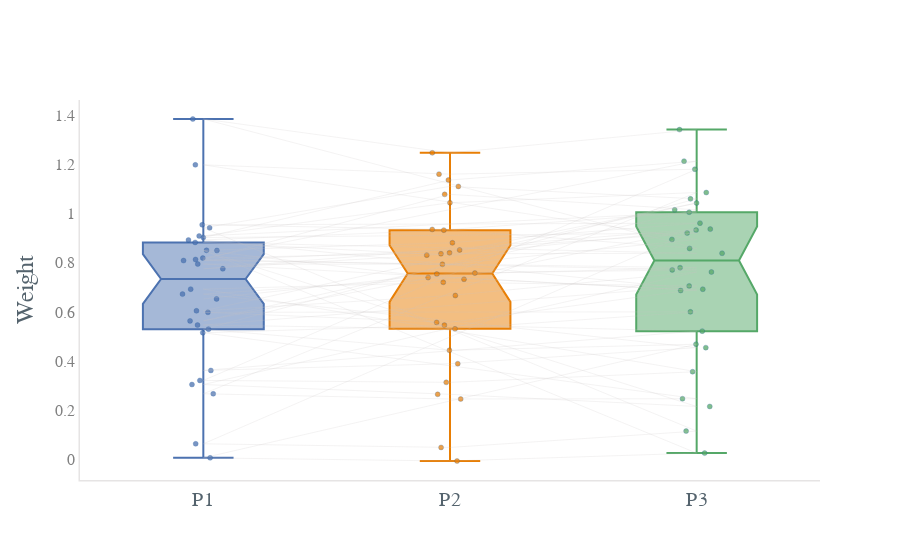

Source (notebook cell):
### Code cell
# previous plot with plotly (weight)

fig = go.Figure()
#fig = go.Figure([go.Scatter(x=df['Date'], y=df['AAPL.High'])])
dat = log_reg_nrep

fig.add_trace(
    go.Scatter( #lineplot for different category
    y=dat['weight'],
    x=dat['nrep'],
    line=dict(
        color='#C6C2C2',
        width=0.2)))

dat = log_reg_nrep.loc[log_reg_nrep.nrep ==0,:]
fig.add_trace(go.Box( #boxplot for the condition were one stimuli is followed by another from the same category
    y=dat['weight'],
    x=dat['nrep'],
    boxpoints='all',
    marker_color = 'rgba(0.2980392156862745, 0.4470588235294118, 0.6901960784313725, 1)',
    jitter=0.5, # add some jitter for a better separation between points
    pointpos=0,
        marker=dict(
        color='#2A88D4',
        size=5,
        opacity=0.75,
        line=dict(color='#0A4893', width=.3)
    ),
    #boxmean='sd',
    notched=True, notchwidth=0.15,
    ))

dat = log_reg_nrep.loc[log_reg_nrep.nrep ==1,:]
fig.add_trace(go.Box( #boxplot for the condition were one stimuli is followed by another from the same category
    y=dat['weight'],
    x=dat['nrep'],
    boxpoints='all',
    marker_color = 'rgba(232, 126, 4, 1)', 
    jitter=0.5, # add some jitter for a better separation between points
    pointpos=0,
        marker=dict(
        color='#2A88D4',
        size=5,
        opacity=0.75,
        line=dict(color='#0A4893', width=.3)
    ),
    #boxmean='sd',
    notched=True, notchwidth=0.15,
    ))

dat = log_reg_nrep.loc[log_reg_nrep.nrep ==2,:]
fig.add_trace(go.Box( #boxplot for the condition were one stimuli is followed by another from the same category
    y=dat['weight'],
    x=dat['nrep'],
    boxpoints='all',
    marker_color = 'rgba(0.3333333333333333, 0.6588235294117647, 0.40784313725490196, 1)',
    jitter=0.5, # add some jitter for a better separation between points
    pointpos=0,
        marker=dict(
        color='#2A88D4',
        size=5,
        opacity=0.75,
        line=dict(color='#0A4893', width=.3)
    ),
    #boxmean='sd',
    notched=True, notchwidth=0.15,
    ))

fig.update_yaxes(zeroline=True, zerolinewidth=0, zerolinecolor='White')
fig.update_xaxes(showline=True, linewidth=1.5, linecolor='#E6E4E4')
fig.update_yaxes(showline=True, linewidth=1.5, linecolor='#E6E4E4', ticktext=['Weight'], tickfont=dict(family='verdana', color='#7f7f7f', size=16))
fig.update_xaxes(tickvals = [0, 1, 2], ticktext=['P1', 'P2', 'P3'], tickangle=0, tickfont=dict(family='verdana', color='#54636D', size=20))

fig.update_layout(template='plotly_white', xaxis=dict(showgrid=False),
    yaxis=dict(gridcolor='white'),
    yaxis_title="Weight",
    showlegend= False,
    font=dict(
        family="verdana",
        size=20,
        color="#54636D" #E6E4E4
    )
)
fig.update_traces(showlegend=True)

fig.show()

### Figure 1 — Plotly figure (JSON) as saved in the notebook; plotly's stock layout.template omitted (floating-point values rounded to 4 significant figures)
{"data": [{"line": {"color": "#C6C2C2", "width": 0.2}, "showlegend": true, "type": "scatter", "x": [0, 1, 2, 0, 1, 2, 0, 1, 2, 0, 1, 2, 0, 1, 2, 0, 1, 2, 0, 1, 2, 0, 1, 2, 0, 1, 2, 0, 1, 2, 0, 1, 2, 0, 1, 2, 0, 1, 2, 0, 1, 2, 0, 1, 2, 0, 1, 2, 0, 1, 2, 0, 1, 2, 0, 1, 2, 0, 1, 2, 0, 1, 2, 0, 1, 2, 0, 1, 2, 0, 1, 2, 0, 1, 2, 0, 1, 2, 0, 1, 2, 0, 1, 2, 0, 1, 2, 0, 1, 2], "y": [0.6532, 0.7584, 0.7713, 0.8136, 1.079, 1.016, 0.5638, 0.7544, 0.7802, 0.8094, 0.8524, 0.9215, 0.9028, 1.137, 1.214, 0.8194, 0.841, 1.043, 0.6047, 0.667, 0.7628, 0.3048, 0.2649, 0.2154, 0.8503, 0.7332, 0.9373, 0.7758, 0.837, 0.8391, 0.8833, 0.8313, 0.9335, 0.06346, 0.04868, 0.1153, 0.9424, 1.111, 1.06, 0.53, 0.4442, 0.4688, 0.006272, -0.006536, 0.02557, 0.8509, 0.8815, 0.9616, 0.9548, 0.936, 1.006, 0.9094, 1.045, 1.086, 0.2671, 0.2458, 0.2469, 0.5155, 0.5466, 0.5221, 0.362, 0.3895, 0.4548, 0.6727, 0.7402, 0.6876, 0.7952, 0.794, 0.8953, 1.199, 1.161, 1.181, 0.3215, 0.3136, 0.3569, 0.693, 0.7209, 0.7059, 0.5468, 0.5315, 0.6005, 0.5987, 0.5576, 0.6926, 0.8932, 0.9332, 0.8585, 1.385, 1.248, 1.342]}, {"boxpoints": "all", "jitter": 0.5, "marker": {"color": "rgba(76, 114, 176, 1)", "line": {"color": "#0A4893", "width": 0.3}, "opacity": 0.75, "size": 5}, "notched": true, "notchwidth": 0.15, "pointpos": 0, "showlegend": true, "type": "box", "x": [0, 0, 0, 0, 0, 0, 0, 0, 0, 0, 0, 0, 0, 0, 0, 0, 0, 0, 0, 0, 0, 0, 0, 0, 0, 0, 0, 0, 0, 0], "y": [0.6532, 0.8136, 0.5638, 0.8094, 0.9028, 0.8194, 0.6047, 0.3048, 0.8503, 0.7758, 0.8833, 0.06346, 0.9424, 0.53, 0.006272, 0.8509, 0.9548, 0.9094, 0.2671, 0.5155, 0.362, 0.6727, 0.7952, 1.199, 0.3215, 0.693, 0.5468, 0.5987, 0.8932, 1.385]}, {"boxpoints": "all", "jitter": 0.5, "marker": {"color": "rgba(232, 126, 4, 1)", "line": {"color": "#0A4893", "width": 0.3}, "opacity": 0.75, "size": 5}, "notched": true, "notchwidth": 0.15, "pointpos": 0, "showlegend": true, "type": "box", "x": [1, 1, 1, 1, 1, 1, 1, 1, 1, 1, 1, 1, 1, 1, 1, 1, 1, 1, 1, 1, 1, 1, 1, 1, 1, 1, 1, 1, 1, 1], "y": [0.7584, 1.079, 0.7544, 0.8524, 1.137, 0.841, 0.667, 0.2649, 0.7332, 0.837, 0.8313, 0.04868, 1.111, 0.4442, -0.006536, 0.8815, 0.936, 1.045, 0.2458, 0.5466, 0.3895, 0.7402, 0.794, 1.161, 0.3136, 0.7209, 0.5315, 0.5576, 0.9332, 1.248]}, {"boxpoints": "all", "jitter": 0.5, "marker": {"color": "rgba(85, 168, 104, 1)", "line": {"color": "#0A4893", "width": 0.3}, "opacity": 0.75, "size": 5}, "notched": true, "notchwidth": 0.15, "pointpos": 0, "showlegend": true, "type": "box", "x": [2, 2, 2, 2, 2, 2, 2, 2, 2, 2, 2, 2, 2, 2, 2, 2, 2, 2, 2, 2, 2, 2, 2, 2, 2, 2, 2, 2, 2, 2], "y": [0.7713, 1.016, 0.7802, 0.9215, 1.214, 1.043, 0.7628, 0.2154, 0.9373, 0.8391, 0.9335, 0.1153, 1.06, 0.4688, 0.02557, 0.9616, 1.006, 1.086, 0.2469, 0.5221, 0.4548, 0.6876, 0.8953, 1.181, 0.3569, 0.7059, 0.6005, 0.6926, 0.8585, 1.342]}], "layout": {"autosize": true, "font": {"color": "#54636D", "family": "verdana", "size": 20}, "showlegend": false, "xaxis": {"autorange": true, "linecolor": "#E6E4E4", "linewidth": 1.5, "range": [-0.5, 2.5], "showgrid": false, "showline": true, "tickangle": 0, "tickfont": {"color": "#54636D", "family": "verdana", "size": 20}, "ticktext": ["P1", "P2", "P3"], "tickvals": [0, 1, 2], "type": "linear"}, "yaxis": {"autorange": true, "gridcolor": "white", "linecolor": "#E6E4E4", "linewidth": 1.5, "range": [-0.08387, 1.463], "showline": true, "tickfont": {"color": "#7f7f7f", "family": "verdana", "size": 16}, "ticktext": ["Weight"], "title": {"text": "Weight"}, "type": "linear", "zeroline": true, "zerolinecolor": "White", "zerolinewidth": 0}}}
